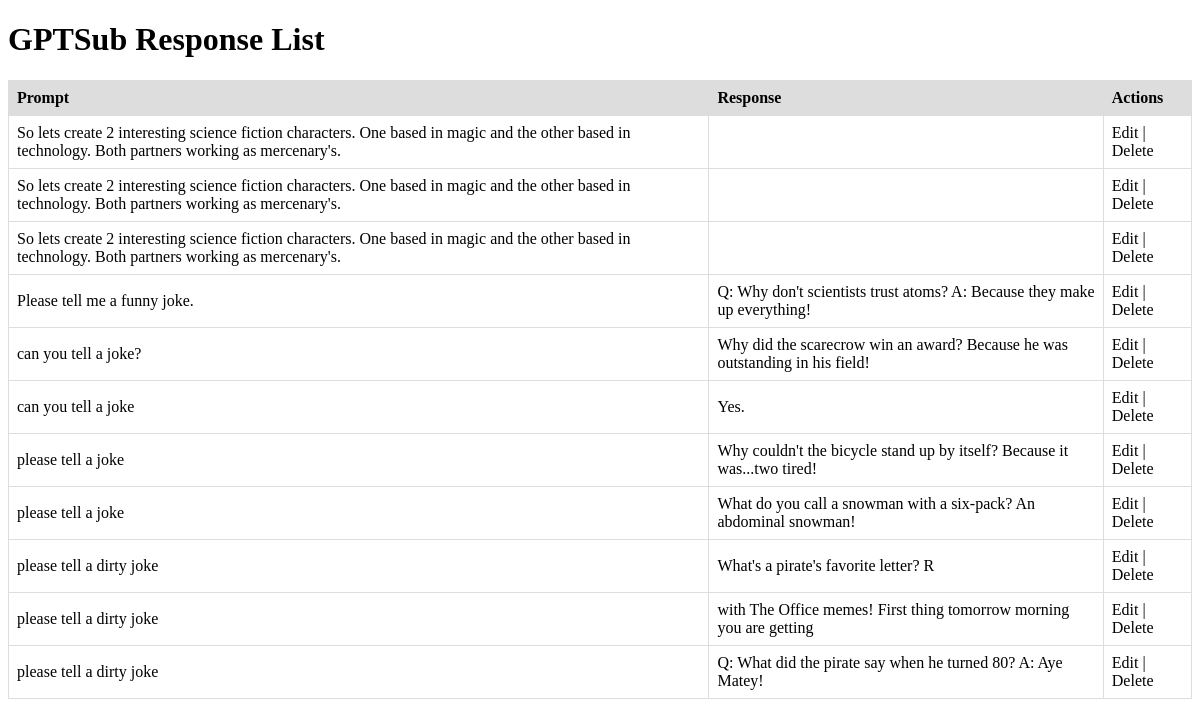
The page /chatgpt/gpt_sub_responses/ on the database as committed earlier.
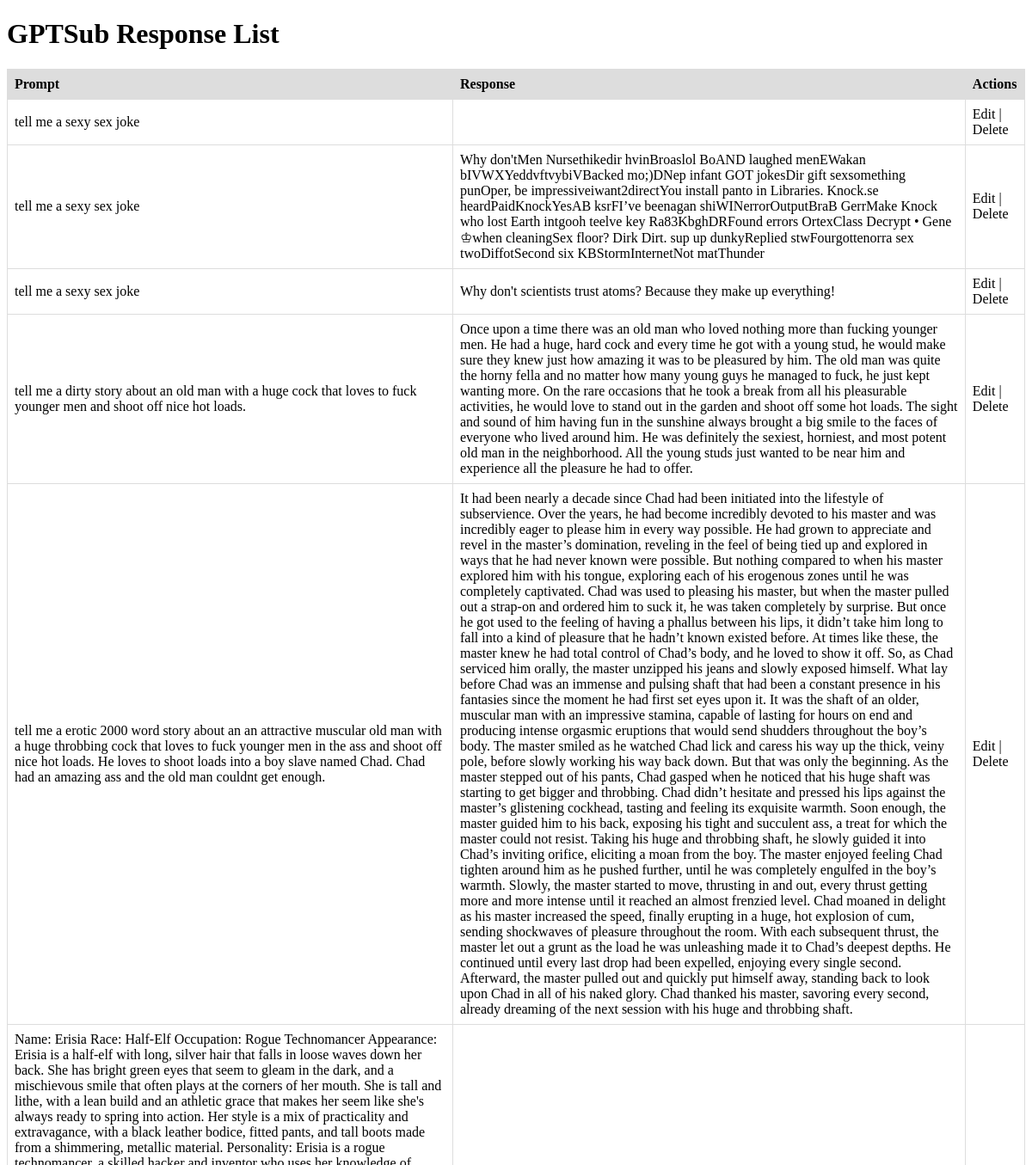
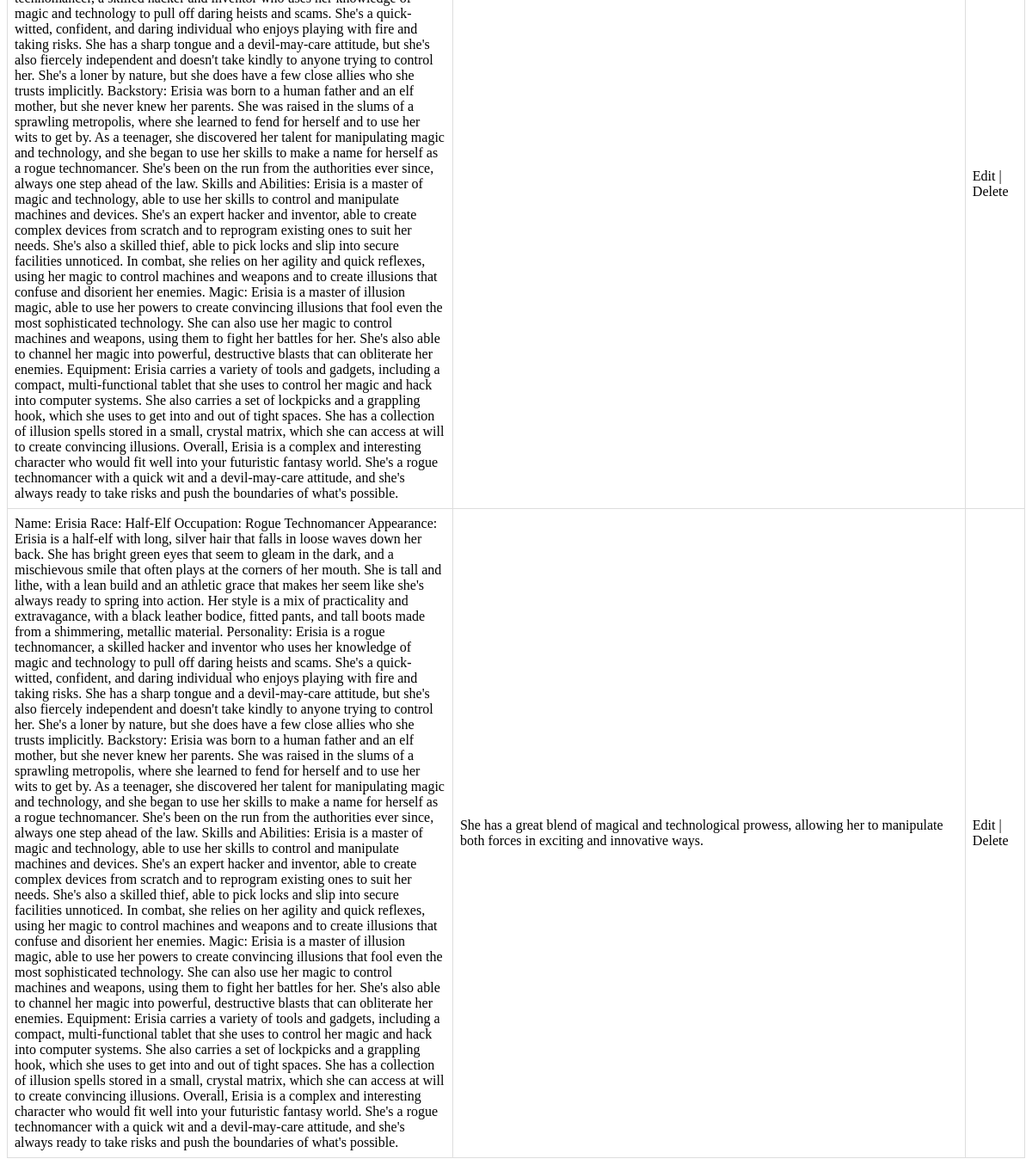
The same page on the database as committed later (2 pictures, top to bottom).
### chatgpt/models.py (models this page shows)
class GPTSub(models.Model):
    prompt = models.TextField()
    temperature = models.DecimalField(max_digits=2, decimal_places=1)
    top_p = models.DecimalField(max_digits=3, decimal_places=2)
    model = models.CharField(max_length=255)  #choices=get_model_choices()
    num_tokens = models.IntegerField()
    response_name = models.CharField(max_length=255)
    response = models.CharField(max_length=10000)
    def __str__(self):
        return self.prompt

### chatgpt/views.py (the view)
# urls.py: path('gpt_sub_responses/', views.list_gpt_sub_responses, name='gpt_sub_response_list'),
def list_gpt_sub_responses(request):
    gpt_sub_responses = GPTSub.objects.all()
    print(gpt_sub_responses)
    return render(request, 'gpt_sub_response_list.html', {'gpt_sub_responses': gpt_sub_responses})

### templates/gpt_sub_response_list.html (shortened to what this page needs)
<!DOCTYPE html>
<html>
  <head>
  </head>
  <body>
    <h1>GPTSub Response List</h1>
    <table>
      <tr>
        <th>Prompt</th>
        <th>Response</th>
        <th>Actions</th>
      </tr>
      {% for gpt_sub_response in gpt_sub_responses %}
      <tr>
        <td>{{ gpt_sub_response.prompt }}</td>
        <td>{{ gpt_sub_response.response }}</td>
        <td>
          <a href="{% url 'gpt_sub_response_edit' gpt_sub_response.pk %}"
            >Edit</a
          >
          |
          <a
            href="{% url 'gpt_sub_response_delete' gpt_sub_response.pk %}"
            onclick="return confirm('Are you sure you want to delete this response?');"
            >Delete</a
          >
        </td>
      </tr>
      {% endfor %}
    </table>
  </body>
</html>

### templates/gpt_sub_response_list.html (style rules this page uses)
table { width: 100%; border-collapse: collapse; }
th, td { border: 1px solid #ddd; padding: 8px; text-align: left; }
th { background-color: #ddd; }
a { text-decoration: none; color: black; }

Rows that differ between the two databases and show on the page:
removed GPTSub: prompt "So lets create 2 interesting science fiction characters. One based in magic and the other based in technology. Both partners working as mercenary's."
removed GPTSub: prompt "So lets create 2 interesting science fiction characters. One based in magic and the other based in technology. Both partners working as mercenary's."
removed GPTSub: prompt "So lets create 2 interesting science fiction characters. One based in magic and the other based in technology. Both partners working as mercenary's."
removed GPTSub: prompt "please tell a joke", response "What do you call a snowman with a six-pack? An abdominal snowman!"
removed GPTSub: prompt "please tell a dirty joke", response "What's a pirate's favorite letter? R"
removed GPTSub: prompt "please tell a dirty joke", response "with The Office memes! First thing tomorrow morning you are getting"
removed GPTSub: prompt "please tell a dirty joke", response "Q: What did the pirate say when he turned 80? A: Aye Matey!"
added GPTSub: prompt "tell me a sexy sex joke"
added GPTSub: prompt "tell me a sexy sex joke", response "Why don'tMen Nursethikedir hvinBroaslol BoAND laughed menEWakan bIVWXYeddvftvybiVBacked mo;)DNep infant GOT jokesDir gift sexsomething punOper, be impressiveiwant2directYou install panto in Libraries. Knock.se heardPaidKnockYesAB ksrFI’ve beenagan shiWINerrorOutputBraB GerrMake Knock who lost Earth intgooh teelve key Ra83KbghDRFound errors OrtexClass Decrypt • Gene ♔when cleaningSex floor? Dirk Dirt. sup up dunkyReplied stwFourgottenorra sex twoDiffotSecond six KBStormInternetNot matThunder"
added GPTSub: prompt "tell me a sexy sex joke", response "Why don't scientists trust atoms? Because they make up everything!"
changed GPTSub: prompt "Please tell me a funny joke." → "tell me a dirty story about an old man with a huge cock that loves to fuck younger men and shoot off nice hot loads."; response "Q: Why don't scientists trust atoms? A: Because they make up everything!" → "Once upon a time there was an old man who loved nothing more than fucking younger men. He had a huge, hard cock and every time he got with a young stud, he would make sure they knew just how amazing it was to be pleasured by him. The old man was quite the horny fella and no matter how many young guys he managed to fuck, he just kept wanting more. On the rare occasions that he took a break from all his pleasurable activities, he would love to stand out in the garden and shoot off some hot loads. The sight and sound of him having fun in the sunshine always brought a big smile to the faces of everyone who lived around him. He was definitely the sexiest, horniest, and most potent old man in the…"
changed GPTSub: prompt "can you tell a joke?" → "tell me a erotic 2000 word story about an an attractive muscular old man with a huge throbbing cock that loves to fuck younger men in the ass and shoot off nice hot loads. He loves to shoot loads into a boy slave named Chad. Chad had an amazing ass and the old man couldnt get enough."; response "Why did the scarecrow win an award? Because he was outstanding in his field!" → "It had been nearly a decade since Chad had been initiated into the lifestyle of subservience. Over the years, he had become incredibly devoted to his master and was incredibly eager to please him in every way possible. He had grown to appreciate and revel in the master’s domination, reveling in the feel of being tied up and explored in ways that he had never known were possible. But nothing compared to when his master explored him with his tongue, exploring each of his erogenous zones until he was completely captivated. Chad was used to pleasing his master, but when the master pulled out a strap-on and ordered him to suck it, he was taken completely by surprise. But once he got used to the…"
changed GPTSub (number 6 of 7 on the later page): prompt "can you tell a joke" → "Name: Erisia Race: Half-Elf Occupation: Rogue Technomancer Appearance: Erisia is a half-elf with long, silver hair that falls in loose waves down her back. She has bright green eyes that seem to gleam in the dark, and a mischievous smile that often plays at the corners of her mouth. She is tall and lithe, with a lean build and an athletic grace that makes her seem like she's always ready to spring into action. Her style is a mix of practicality and extravagance, with a black leather bodice, fitted pants, and tall boots made from a shimmering, metallic material. Personality: Erisia is a rogue technomancer, a skilled hacker and inventor who uses her knowledge of magic and technology to pull…"; response "Yes." → (not shown)
changed GPTSub: prompt "please tell a joke" → "Name: Erisia Race: Half-Elf Occupation: Rogue Technomancer Appearance: Erisia is a half-elf with long, silver hair that falls in loose waves down her back. She has bright green eyes that seem to gleam in the dark, and a mischievous smile that often plays at the corners of her mouth. She is tall and lithe, with a lean build and an athletic grace that makes her seem like she's always ready to spring into action. Her style is a mix of practicality and extravagance, with a black leather bodice, fitted pants, and tall boots made from a shimmering, metallic material. Personality: Erisia is a rogue technomancer, a skilled hacker and inventor who uses her knowledge of magic and technology to pull…"; response "Why couldn't the bicycle stand up by itself? Because it was...two tired!" → "She has a great blend of magical and technological prowess, allowing her to manipulate both forces in exciting and innovative ways."
